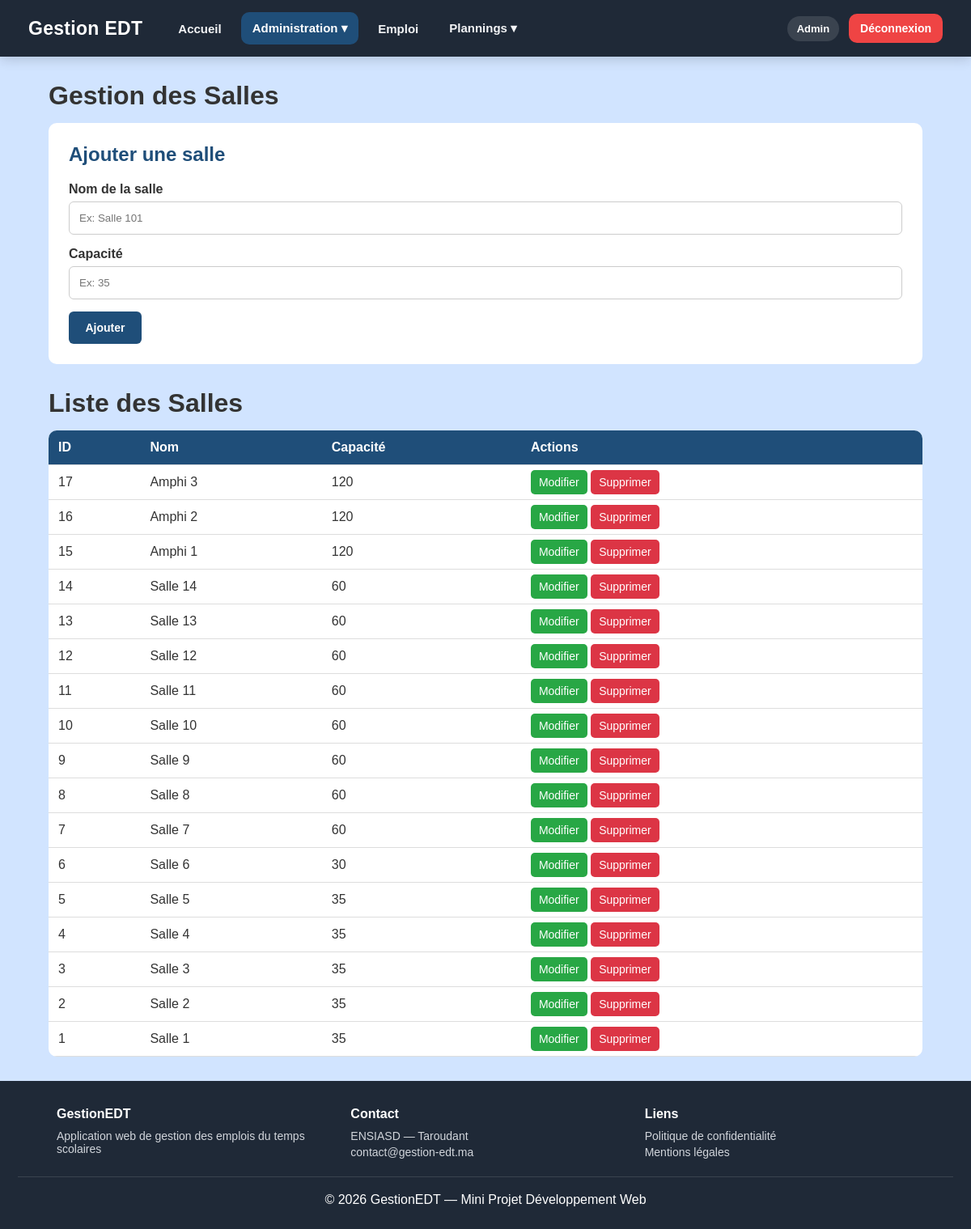
The page /pages/salles.php (signed in) on the database its author committed.
### tables this page shows
CREATE TABLE `salles` (
  `id` int(11) NOT NULL,
  `nom` varchar(100) NOT NULL,
  `capacite` int(11) DEFAULT 30,
  `type_salle` enum('Salle normale','Salle TP','Amphi') DEFAULT 'Salle normale'
);

### pages/salles.php (the view, shortened to what this page needs)
<?php
require_once "../config.php";
$salle_edit = null;
$stmt = $PDO->query("SELECT * FROM salles ORDER BY id DESC");
$salles = $stmt->fetchAll(PDO::FETCH_ASSOC);
?>
<!DOCTYPE html>
<html lang="fr">
<head>
    <link rel="stylesheet" href="../css/style.css">
</head>
<body>
<?php require_once "../includes/navbar.php"; ?>
<div class="container">
    <h1>Gestion des Salles</h1>
    <div class="form-box">
        <?php if ($salle_edit): ?>
            <h2>Modifier une salle</h2>
            <form method="POST">
                <input type="hidden" name="id" value="<?= $salle_edit['id'] ?>">
                <label>Nom de la salle</label>
                <input type="text" name="nom" value="<?= htmlspecialchars($salle_edit['nom']) ?>" required>
                <label>Capacité</label>
                <input type="number" name="capacite" value="<?= htmlspecialchars($salle_edit['capacite']) ?>" min="1">
                <div class="form-actions">
                <button type="submit" name="modifier" class="btn-form btn-save">Modifier</button>
                <a href="salles.php" class="btn-form btn-cancel">Annuler</a>
                </div>
            </form>
        <?php else: ?>
            <h2>Ajouter une salle</h2>
            <form method="POST">
                <label>Nom de la salle</label>
                <input type="text" name="nom" placeholder="Ex: Salle 101" required>
                <label>Capacité</label>
                <input type="number" name="capacite" placeholder="Ex: 35" min="1">
                <button type="submit" name="ajouter" class="btn-form btn-save">Ajouter</button>
            </form>
        <?php endif; ?>
    </div>
    <h1>Liste des Salles</h1>
    <table>
        <thead>
            <tr>
                <th>ID</th>
                <th>Nom</th>
                <th>Capacité</th>
                <th>Actions</th>
            </tr>
        </thead>
        <tbody>
            <?php foreach ($salles as $salle): ?>
                <tr>
                    <td><?= $salle['id'] ?></td>
                    <td><?= htmlspecialchars($salle['nom']) ?></td>
                    <td><?= htmlspecialchars($salle['capacite']) ?></td>
                    <td>
                        <a class="btn-edit" href="salles.php?edit=<?= $salle['id'] ?>">Modifier</a>
                        <a class="btn-delete"
                           href="salles.php?delete=<?= $salle['id'] ?>"
                           onclick="return confirm('Voulez-vous vraiment supprimer cette salle ?');">
                           Supprimer
                        </a>
                    </td>
                </tr>
            <?php endforeach; ?>
        </tbody>
    </table>
</div>
<?php require_once "../includes/footer.php"; ?>
</body>
</html>

### css/style.css (style rules this page uses)
* { margin: 0; padding: 0; box-sizing: border-box; }
body { font-family: 'Trebuchet MS', 'Lucida Sans Unicode', 'Lucida Grande', 'Lucida Sans', Arial, sans-serif; background: #d1e4ff; color: #333; }
.container { width: 90%; margin: 30px auto; }
.form-box { background: white; padding: 25px; border-radius: 10px; margin-bottom: 30px; }
.form-box h2 { margin-bottom: 20px; color: #1f4e79; }
.form-box label { display: block; margin-bottom: 6px; font-weight: bold; }
.form-box input, .form-box textarea { width: 100%; padding: 12px; margin-bottom: 15px; border: 1px solid #ccc; border-radius: 6px; }
.form-box button { background-color: #1f4e79; width: 90px; height: 40px; padding: 0; border-radius: 6px; font-size: 14px; font-weight: bold; text-align: center; text-decoration: none; border: none; cursor: pointer; color: white; display: flex; align-items: center; justify-content: center; }
.container h1 { margin-bottom: 15px; }
table { width: 100%; border-collapse: collapse; background: white; border-radius: 10px; overflow: hidden; }
th { background: #1f4e79; color: white; }
td, th { padding: 12px; border-bottom: 1px solid #ddd; text-align: left; }
.btn-edit, .btn-delete, .btn-cancel { padding: 7px 10px; border-radius: 5px; text-decoration: none; color: white; font-size: 14px; }
.btn-edit { background: #28a745; }
.btn-delete { background: #dc3545; }
html, body { min-height: 100vh; }
body { display: flex; flex-direction: column; }
body > .container, body > div.container { flex: 1; }

### rows shown on the page
salles: id "17", nom "Amphi 3", capacite "120"
salles: id "16", nom "Amphi 2", capacite "120"
salles: id "15", nom "Amphi 1", capacite "120"
salles: id "14", nom "Salle 14", capacite "60"
salles: id "13", nom "Salle 13", capacite "60"
salles: id "12", nom "Salle 12", capacite "60"
salles: id "11", nom "Salle 11", capacite "60"
salles: id "10", nom "Salle 10", capacite "60"
salles: id "9", nom "Salle 9", capacite "60"
salles: id "8", nom "Salle 8", capacite "60"
salles: id "7", nom "Salle 7", capacite "60"
salles: id "6", nom "Salle 6", capacite "30"
salles: id "5", nom "Salle 5", capacite "35"
salles: id "4", nom "Salle 4", capacite "35"
salles: id "3", nom "Salle 3", capacite "35"
salles: id "2", nom "Salle 2", capacite "35"
salles: id "1", nom "Salle 1", capacite "35"

### other values the page prints
$role "Admin"
